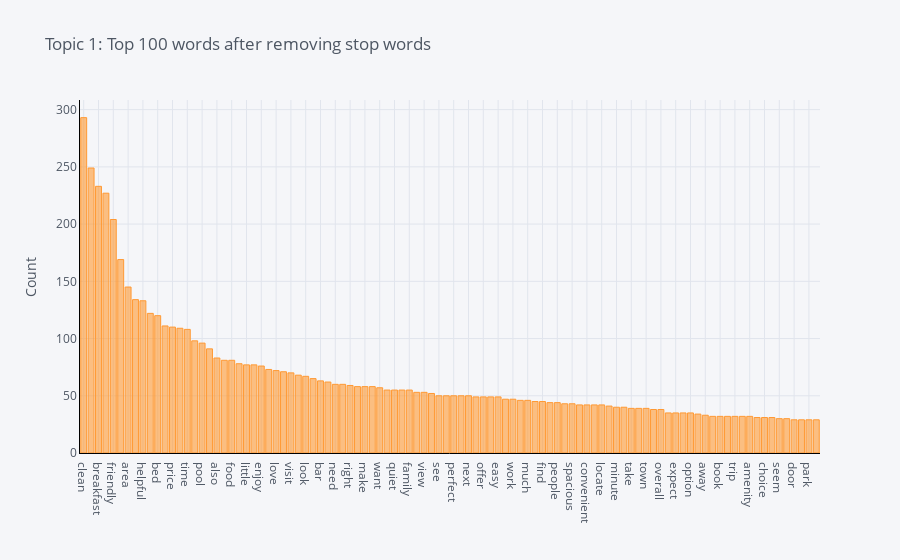

Notebook cell for this chart:
### Code cell
plot_model(model=lda, plot = 'frequency', topic_num = 'Topic 1')

### Figure 1 — Plotly figure (JSON) as saved in the notebook; plotly's stock layout.template omitted (floating-point values rounded to 4 significant figures)
{"data": [{"marker": {"color": "rgba(255, 153, 51, 0.6)", "line": {"color": "rgba(255, 153, 51, 1.0)", "width": 1}}, "name": "count", "orientation": "v", "text": "", "type": "bar", "x": ["clean", "nice", "breakfast", "location", "friendly", "comfortable", "area", "restaurant", "helpful", "place", "bed", "night", "price", "service", "time", "well", "pool", "close", "also", "get", "food", "excellent", "little", "walk", "enjoy", "free", "love", "always", "visit", "old", "look", "really", "bar", "parking", "need", "many", "right", "small", "make", "check", "want", "even", "quiet", "property", "family", "downtown", "view", "come", "see", "use", "perfect", "floor", "next", "thank", "offer", "wonderful", "easy", "value", "work", "definitely", "much", "bathroom", "find", "day", "people", "experience", "spacious", "first", "convenient", "new", "locate", "back", "minute", "give", "take", "lobby", "town", "recommend", "overall", "sleep", "expect", "beautiful", "option", "amazing", "away", "large", "book", "thing", "trip", "feel", "amenity", "big", "choice", "extremely", "seem", "drive", "door", "modern", "park", "pleasant"], "y": [293, 249, 233, 227, 204, 169, 145, 134, 133, 122, 120, 111, 110, 109, 108, 98, 96, 91, 83, 81, 81, 78, 77, 77, 76, 73, 72, 71, 70, 68, 67, 65, 63, 62, 60, 60, 59, 58, 58, 58, 57, 55, 55, 55, 55, 53, 53, 52, 50, 50, 50, 50, 50, 49, 49, 49, 49, 47, 47, 46, 46, 45, 45, 44, 44, 43, 43, 42, 42, 42, 42, 41, 40, 40, 39, 39, 39, 38, 38, 35, 35, 35, 35, 34, 33, 32, 32, 32, 32, 32, 32, 31, 31, 31, 30, 30, 29, 29, 29, 29]}], "layout": {"legend": {"bgcolor": "#F5F6F9", "font": {"color": "#4D5663"}}, "paper_bgcolor": "#F5F6F9", "plot_bgcolor": "#F5F6F9", "title": {"font": {"color": "#4D5663"}, "text": "Topic 1: Top 100 words after removing stop words"}, "xaxis": {"gridcolor": "#E1E5ED", "linecolor": "black", "showgrid": true, "tickfont": {"color": "#4D5663"}, "title": {"font": {"color": "#4D5663"}, "text": ""}, "zerolinecolor": "#E1E5ED"}, "yaxis": {"gridcolor": "#E1E5ED", "linecolor": "black", "showgrid": true, "tickfont": {"color": "#4D5663"}, "title": {"font": {"color": "#4D5663"}, "text": "Count"}, "zerolinecolor": "#E1E5ED"}}}
